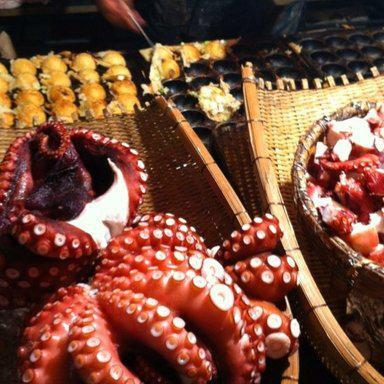
%> input picture Ver1/Sample DB/sample-stego100.jpg, 384 x 384 px, given in place of 1.png, which was not available
$ octave cekglcm.m   (GNU Octave 9; MATLAB toolbox functions it lacks are replaced by stand-ins)
%> lines starting %> are read from the running program, lines starting %| are printed output that depends on the picture; pictures that were not available may be replaced by others from this repository, and a replacement may not be noted
### Ver1/TA2/LSBM.m
function stego = LSBM(cover, message, kapasitas)
    panjangpesan = round(size(message, 2)*(kapasitas/100));
    if panjangpesan > size(cover,1)*size(cover,2)
        panjangpesan = size(cover,1)*size(cover,2);
    end
    stego = cover;
    cover = bitget(cover,1); %lsb
    %embedding pesan
    for i=1:panjangpesan
        if cover(i)==1 & message(i)==0
            stego(i) = stego(i) - 1;
        elseif cover(i)==0 & message(i)==1
            stego(i) = stego(i) + 1;
        else %11 atau 00
            stego(i) = stego(i);
        end
    end
    stego = uint8(stego);
end

### Ver1/TA2 rev1/graylevel_comat.m
function [output] = graylevel_comat(input)

%     gray level (skala 1-8)
    range = getrangefromclass(input);
    slope = 8 / (range(2)-range(1));
    intercept = 1 - (slope*(range(1)));
    input = floor(imlincomb(slope,input,intercept,'double'));
    input(input > 8) = 8;
    input(input < 1) = 1;

%     glcm, analisis secara horizontal
    output = zeros(8,8);
    for i=1:size(input,1)
        for j=1:size(input,2)-1
            output(input(i,j), input(i,j+1)) = output(input(i,j), input(i,j+1))+1;
        end
    end

%     normalisasi
    output = output/sum(sum(output));
end

### Ver1/TA2/cekglcm.m
close all;
clear;
clc;

load message;
glcm_cover = [];
glcm_stego = [];
for run=1:1000
    fprintf('Cek data ke: %i \n', (run));
    path = strcat('CoverRGB/',int2str(run),'.png');
    im_cover = imread(path);
%> im_cover is the input picture: size 384x384x3 uint8; mean R, G, B 121.1, 76.8, 58.4
    im_stego = zeros(size(im_cover));
    im_stego(:,:,1) = LSBM(im_cover(:,:,1), message, 100);
%> in LSBM, `cover = bitget(cover,1);`:
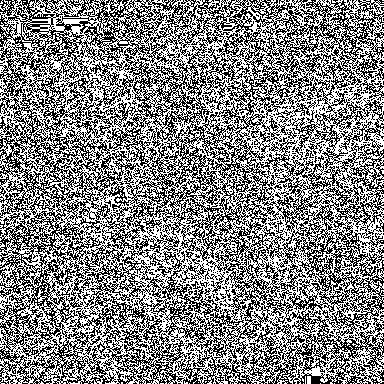
%> cover: size 384x384 logical; 52.3% white; black in thin lines or dots
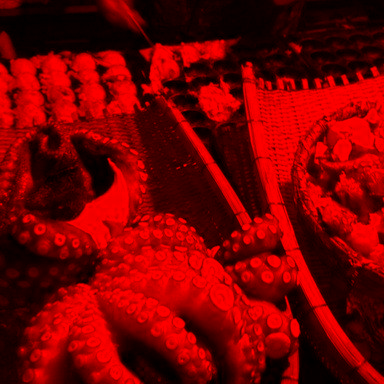
%> im_stego: size 384x384x3 double; mean R, G, B 121.1, 0, 0
    im_stego(:,:,2) = LSBM(im_cover(:,:,2), message, 100);
%> call 2 of LSBM, with kapasitas = 100
%> in LSBM (call 2), `cover = bitget(cover,1);`:
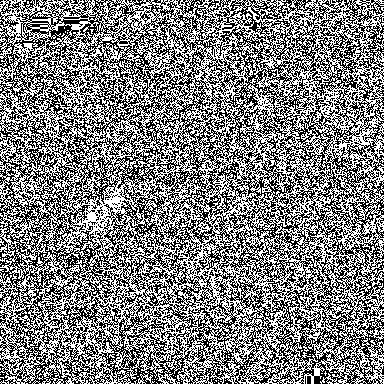
%> cover: size 384x384 logical; 50.2% white; black in thin lines or dots
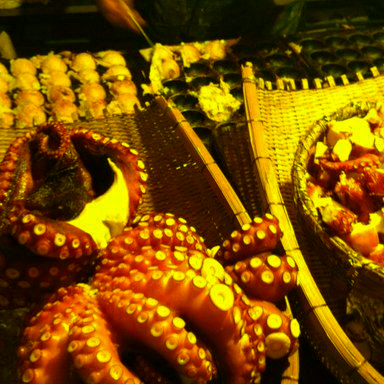
%> im_stego: size 384x384x3 double; mean R, G, B 121.1, 76.8, 0
    im_stego(:,:,3) = LSBM(im_cover(:,:,3), message, 100);
%> call 3 of LSBM, with kapasitas = 100
%> in LSBM (call 3), `cover = bitget(cover,1);`:
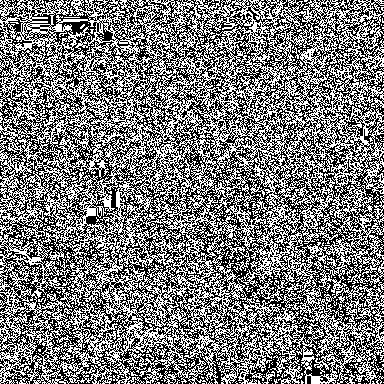
%> cover: size 384x384 logical; 48.2% white in thin lines or dots

%     glcm = graycomatrix(im_stego(:,:,3));
%     graycoprops(glcm)


    for channel=1:3
        gcover = graylevel_comat(im_cover(:,:,channel));
        energi = sum(gcover(:).^2);
        [kolom, baris] = meshgrid(1:size(gcover,1), 1:size(gcover,2));
        homogen = sum(sum(gcover./(1+abs(baris-kolom))));
        kontras = sum(sum((abs(baris-kolom).^2).*gcover));
        meanbaris = sum(sum(baris.*gcover));
        meankolom = sum(sum(kolom.*gcover));
        stdbaris = sqrt(sum(sum((baris - meanbaris).^2 .* gcover)));
        stdkolom = sqrt(sum(sum((kolom - meankolom).^2 .* gcover)));
        korelasi = sum(sum((baris - meanbaris) .* (kolom - meankolom) .* gcover)) / (stdbaris * stdkolom);
        glcm_cover = [glcm_cover; kontras korelasi energi homogen];
    end
%> this loop made 3 passes
%> (energi, homogen, kontras, meanbaris, meankolom, stdbaris, stdkolom, korelasi) on passes 1 to 2: (0.0956, 0.848, 0.511, 4.27, 4.27, 2.65, 2.65, 0.964), (0.18, 0.846, 0.558, 2.92, 2.92, 2.32, 2.32, 0.948)
%> (energi, homogen, kontras, meanbaris, meankolom, stdbaris, stdkolom, korelasi) on pass 3: (0.236, 0.857, 0.508, 2.39, 2.39, 1.94, 1.94, 0.932)
%> pass 1, in graylevel_comat, `input = floor(imlincomb(slope,input,intercept,'double'));`:
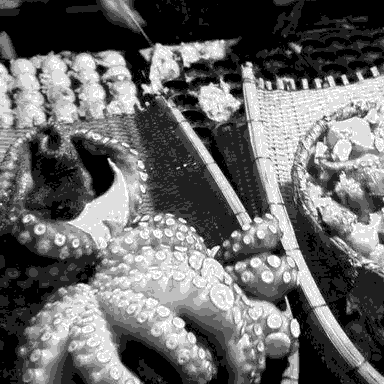
%> input: size 384x384 double; min 1, max 9, mean 4.31; drawn with min black and max white
%> pass 3, in graylevel_comat (call 3), `input = floor(imlincomb(slope,input,intercept,'double'));`:
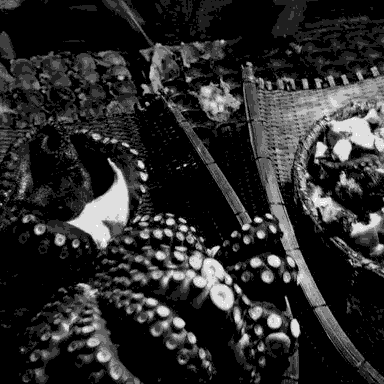
%> input: size 384x384 double; min 1, max 9, mean 2.39; drawn with min black and max white

    for channel=1:3
        gstego = graylevel_comat(im_stego(:,:,channel));
        energi = sum(gstego(:).^2);
        [kolom, baris] = meshgrid(1:size(gstego,1), 1:size(gstego,2));
        homogen = sum(sum(gstego./(1+abs(baris-kolom))));
        kontras = sum(sum((abs(baris-kolom).^2).*gstego));
        meanbaris = sum(sum(baris.*gstego));
        meankolom = sum(sum(kolom.*gstego));
        stdbaris = sqrt(sum(sum((baris - meanbaris).^2 .* gstego)));
        stdkolom = sqrt(sum(sum((kolom - meankolom).^2 .* gstego)));
        korelasi = sum(sum((baris - meanbaris) .* (kolom - meankolom) .* gstego)) / (stdbaris * stdkolom);
        glcm_stego = [glcm_stego; kontras korelasi energi homogen];
    end
%> this loop made 3 passes
%> (energi, homogen, kontras, meanbaris, meankolom, stdbaris, stdkolom, korelasi) on passes 1 to 2: (0.996, 0.999, 0.0793, 7.99, 7.99, 0.233, 0.233, 0.269), (0.974, 0.99, 0.574, 7.95, 7.95, 0.585, 0.584, 0.16)
%> (energi, homogen, kontras, meanbaris, meankolom, stdbaris, stdkolom, korelasi) on pass 3: (0.889, 0.959, 2.31, 7.76, 7.76, 1.27, 1.27, 0.286)
end
%> pass 2 of the loop `for run=1:1000`:
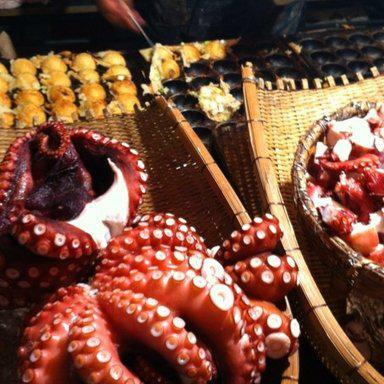
%> input picture Ver1/Sample DB/sample-stego15.jpg, 384 x 384 px, given in place of 2.png, which was not available
%> im_cover is the input picture: size 384x384x3 uint8; mean R, G, B 121.2, 76.8, 58.4
%> cover: size 384x384 logical; 52.4% white; black in thin lines or dots
%> cover: size 384x384 logical; 50.1% white; black in thin lines or dots
%> in LSBM (call 6), `cover = bitget(cover,1);`:
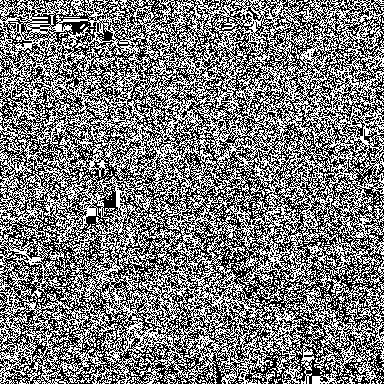
%> cover: size 384x384 logical; 48% white in thin lines or dots
%> (the run ends here)
